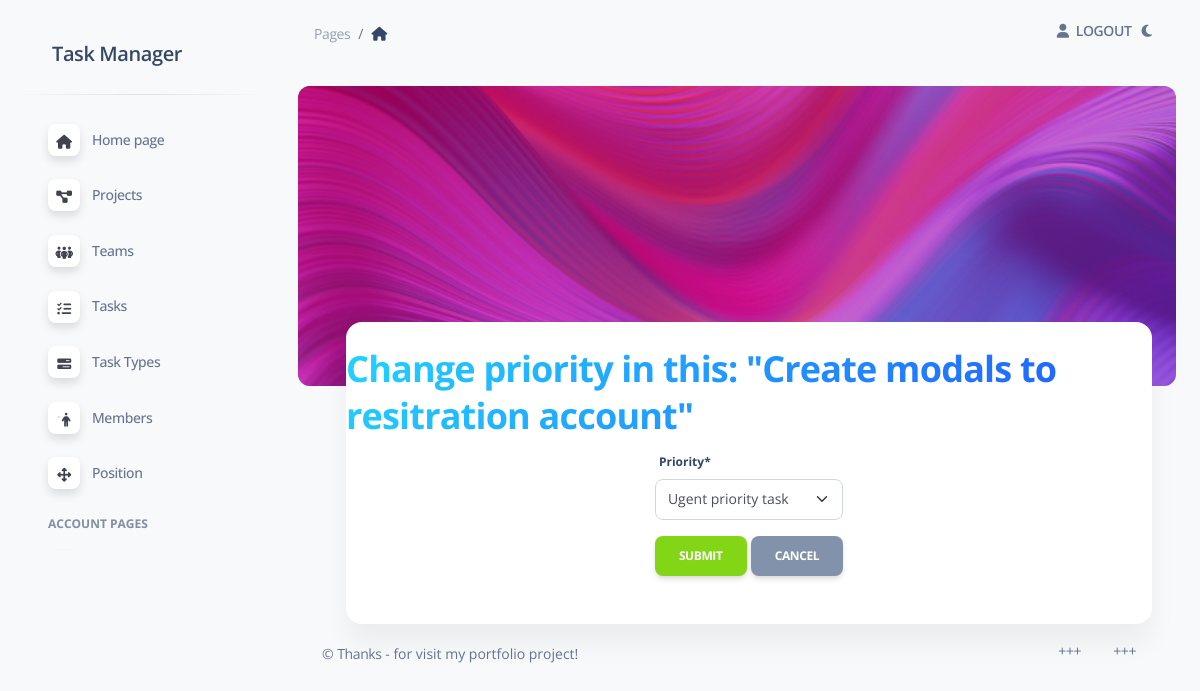
Screenshot of /task_manager/tasks/8/task-priority-update (signed in) with the database file from the repository.
### task_manager/models.py (models this page shows, shortened)
class Task(models.Model):
    TASK_PRIORITY_CHOICES = (
        ("Ugent", "Ugent priority task"),
        ("High", "High priority task"),
        ("Medium", "Medium priority task"),
        ("Low", "Low priority task"),
        ("Lowest", "Lowest priority task"),
    )
    description = models.TextField(blank=True, null=True)
    deadline = models.DateTimeField(blank=True, null=True)
    is_completed = models.BooleanField(default=False)
    priority = models.CharField(max_length=6, choices=TASK_PRIORITY_CHOICES)
    task_type = models.ForeignKey(
        TaskType, on_delete=models.CASCADE,
        related_name="tasks",
        null=True,
    )
    assignees = models.ManyToManyField(
        settings.AUTH_USER_MODEL,
        related_name="tasks",
    )
    projects = models.ForeignKey(
        Project,
        on_delete=models.CASCADE,
        related_name="tasks",
        null=True,
    )
    class Meta:
        ordering = ["deadline"]

class TaskType(models.Model):
    name = models.CharField(max_length=70)
    class Meta:
        ordering = ["name"]
        constraints = [
            UniqueConstraint(
                name="unique_task_type_name", fields=["name"]
            )
        ]
    def __str__(self) -> str:
        return self.name

### task_manager/views.py (the view)
class TaskPriorityView(LoginRequiredMixin, generic.UpdateView):
    model = Task
    form_class = PriorityForm
    context_object_name = "task_priority_update"
    success_url = reverse_lazy("task_manager:task-list")
    template_name = "task_manager/task_priority_form.html"
    queryset = Task.objects.all().select_related("task_type")

### task_manager/forms.py
class PriorityForm(forms.ModelForm):
    class Meta:
        model = Task
        fields = ("priority",)

### task_manager/context_processors.py (called while the page is built)
def cfg_assets_root(request):
    return {"ASSETS_ROOT": settings.ASSETS_ROOT}

### templates/task_manager/task_priority_form.html (shortened to what this page needs)
{% extends "base.html" %}
{% load crispy_forms_filters %}
{% block content %}
    <div class="container-fluid">
      <div class="page-header min-height-300 border-radius-lg mt-4" style="background-image: url('{{ ASSETS_ROOT }}/img/curved-images/curved0.jpg'); background-position-y: 50%;">
        <span class="mask bg-gradient-primary opacity-6"></span>
      </div>
        <div class="container-fluid col-12 mx-4 mt-n6 py-xxl">
          <div class="row col-12 py-xxl">
            <div class="container-fluid col-xxl-12">
              <div class="card mb-2 py-4 h-100 align-items-center">
                <h2 class="font-weight-bolder text-info text-gradient">{{ object|yesno:"Change,Addition" }} priority in this: <span class="text-primary">"{{ task_priority_update.task_type }}"</span></h2>
                <form action="" method="POST" novalidate>
                  {{ form|crispy }}
                  <input class="btn btn-success" type="submit" name="Addition">
                  <input class="btn btn-secondary" type="button"
                         value="Cancel" onclick="location.href='{% url 'task_manager:task-list' %}'">
                </form>
              </div>
            </div>
          </div>
        </div>
{% endblock content %}

### static/assets/css/dark-theme-core.css (style rules this page uses)
body { transition: background-color 200ms ease-in; }

### rows the page displays
Task: task_type "Create modals to resitration account", priority "Ugent priority task"

### other values shown
{{ object|yesno:"Change,Addition" }} "Change"
